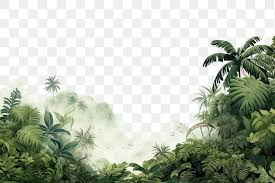
#> input picture im.png, 275 x 183 px
$ python ex1.py
#> lines starting #> are read from the running program, lines starting #| are printed output that depends on the picture
import cv2

def main():
    print("Python main function")

    # Carregar a imagem em escala de cinza
    image = cv2.imread("im.png", cv2.IMREAD_COLOR)
#> image is the input picture: shape (183, 275, 3); mean B, G, R 175.3, 189.5, 182.4

    # Verificar se a imagem foi carregada
    if image is None:
        print("Erro: imagem não encontrada!")
        return

    # Info da imagem
    print(type(image))
#| <class 'numpy.ndarray'>
    print("dtype =", image.dtype)
#| dtype = uint8
    print("shape =", image.shape)  # (183, 275)
#| shape = (183, 275, 3)

    # Pegar a cor do pixel no canto superior esquerdo
    color = image[0, 0]
#> color = [238, 238, 238]
    print("Color of the top-left most pixel =", color)
#| Color of the top-left most pixel = [238 238 238]

    # Criar retângulos dentro do tamanho válido
    image[150:180, 0:275] = 255   # faixa branca no rodapé
    image[0:183, 50:90] = 100     # faixa cinza vertical
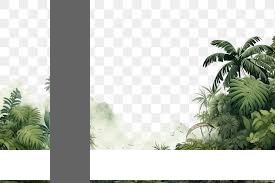
#> image: shape (183, 275, 3); mean B, G, R 188.1, 196.1, 192.1

    #como separar r,g,b


    # Mostrar imagem
    cv2.imshow("My window name", image)
    cv2.waitKey(0)
    cv2.destroyAllWindows()

if __name__ == "__main__":
    main()

$ run again, with image.png copied over im.png
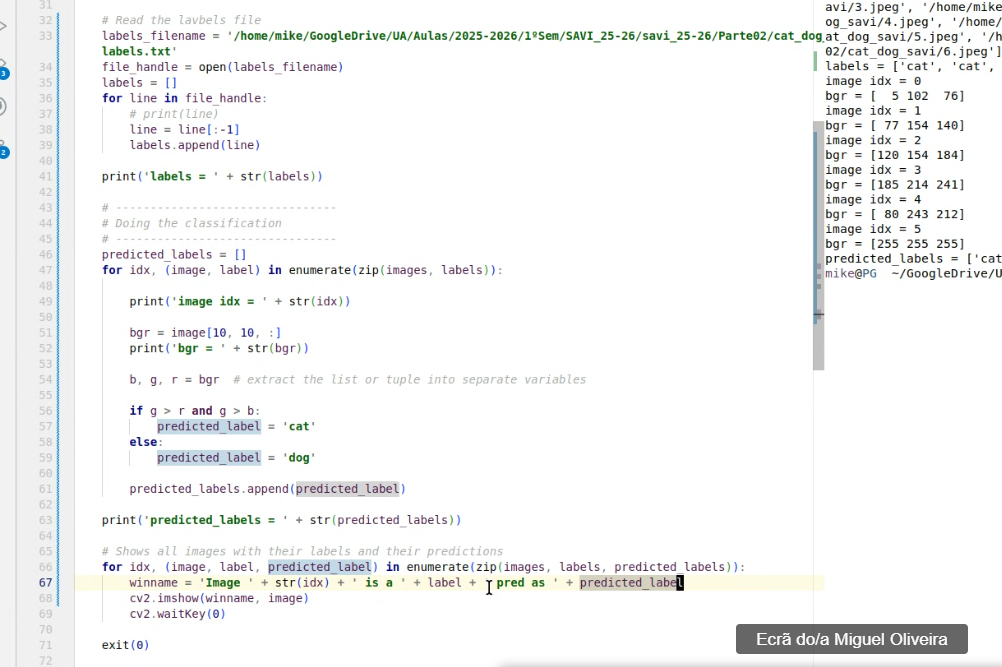
#> input picture image.png, 1002 x 667 px
#> in main, image is the input picture: shape (667, 1002, 3); mean B, G, R 245.2, 245.4, 244.8
#| <class 'numpy.ndarray'>
#| dtype = uint8
#| shape = (667, 1002, 3)
#> color = [242, 242, 242]
#| Color of the top-left most pixel = [242 242 242]
#> in main, `image[0:183, 50:90] = 100`:
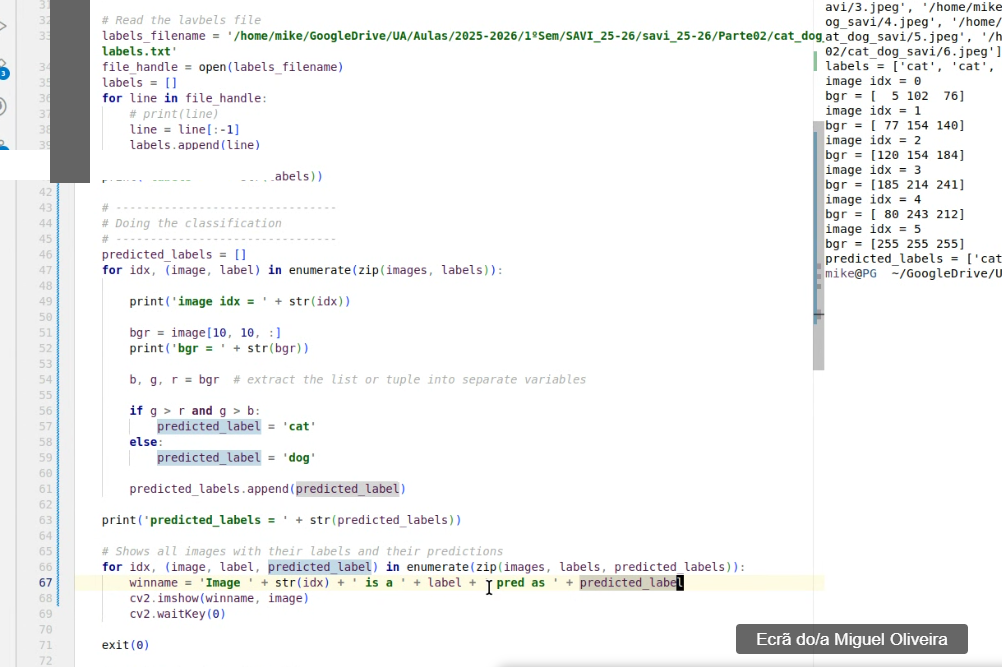
#> image: shape (667, 1002, 3); mean B, G, R 243.8, 244, 243.5

$ run again, with notas2.png copied over im.png
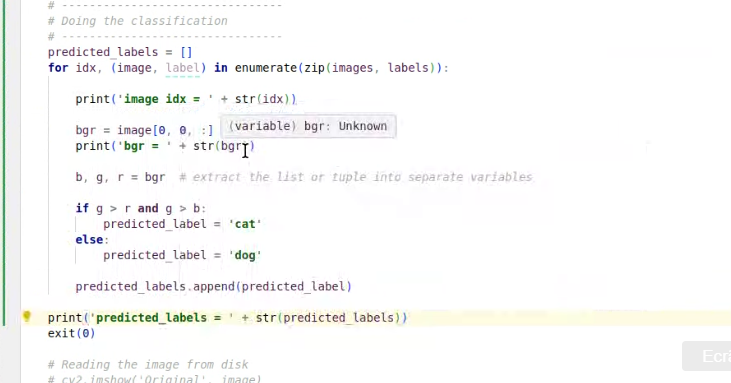
#> input picture notas2.png, 731 x 383 px
#> in main, image is the input picture: shape (383, 731, 3); mean B, G, R 248.4, 249.1, 249.1
#| <class 'numpy.ndarray'>
#| dtype = uint8
#| shape = (383, 731, 3)
#> color = [238, 239, 241]
#| Color of the top-left most pixel = [238 239 241]
#> in main, `image[0:183, 50:90] = 100`:
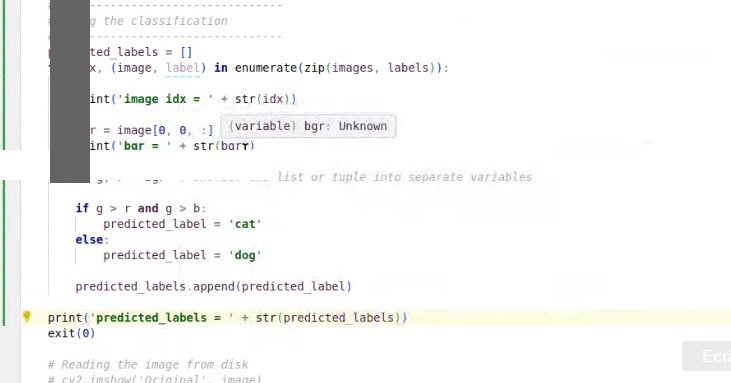
#> image: shape (383, 731, 3); mean B, G, R 244.8, 245.6, 245.5
